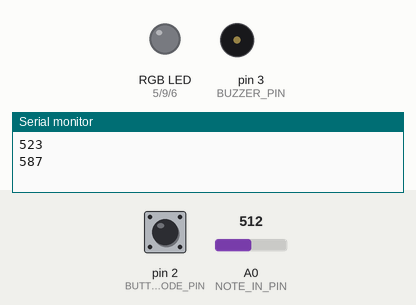
This sketch was run on a simulated Arduino Uno, built with avr-gcc and run on an emulated ATmega328P. On the bench: an RGB LED mixed from three pins (HIGH = lit), buzzer (waves = sounding), the last lines printed to the serial monitor. Inputs (shaded band) come from the test bench; at power-on: pin 2 (BUTTON_MODE_PIN) LOW, A0 (NOTE_IN_PIN) = 512. Dim RGB values are drawn brighter than linear; random numbers use the default seed unless the sketch sets one.

Above: at 1.2 s.
1.3 s: pin 2 (BUTTON_MODE_PIN) pulled HIGH for 1 s
At 2.3 s:
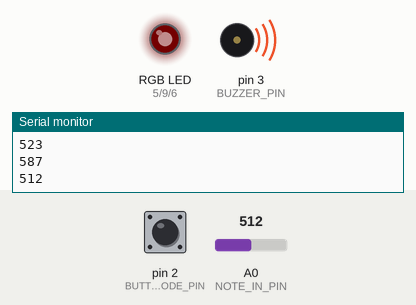
4.3 s: pin 2 (BUTTON_MODE_PIN) pulled HIGH for 0.15 s
At 12.3 s:
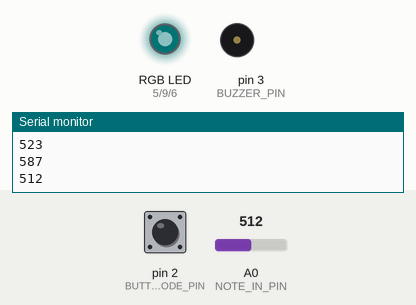
Timing chart, 0 to 13.4 s (numbered marks = the images above; inputs shaded):
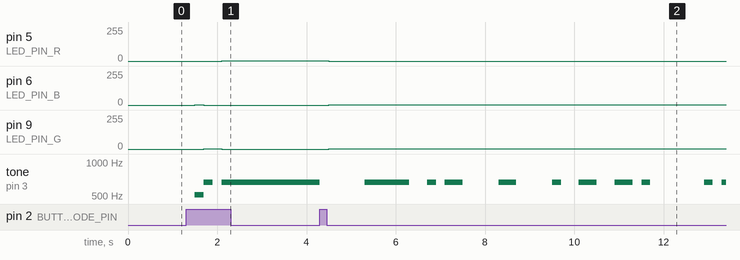

Measured:
- after the input at 1.3 s, pin 5 (LED_PIN_R): 0/255 → 1/255 after 0.80 s; pin 6 (LED_PIN_B): 0/255 → 1/255 after 0.20 s, → 0/255 0.20 s later; pin 9 (LED_PIN_G): 0/255 → 1/255 after 0.40 s, → 0/255 0.40 s later; tone on pin 3 (BUZZER_PIN): silent → 512 Hz after 0.20 s, → 659 Hz 0.20 s later, → silent 0.20 s later, → 659 Hz 0.20 s later
- after the input at 4.3 s, pin 5 (LED_PIN_R): 1/255 → 0/255 after 0.20 s; pin 6 (LED_PIN_B), pin 9 (LED_PIN_G): 0/255 → 1/255 after 0.20 s; tone on pin 3 (BUZZER_PIN): plays 659 Hz for 1.0 s, 659 Hz for 0.20 s, 659 Hz for 0.40 s, 659 Hz for 0.40 s, 659 Hz for 0.20 s, 659 Hz for 0.40 s … (10 notes in this stretch), starting at once

The sketch:

CART_360_ETUDE_3_PITCHES.ino
```cpp
/**********************ETUDE 2 CART 360 2017*******************************
   WELCOME!
   THE PURPOSE OF THIS EXERCISE IS TO DESIGN A VERY SIMPLE KEYBOARD (5 KEYS)
   WHICH ALLOWS YOU TO PLAY LIVE, RECORD, AND PLAYBACK SINGLE NOTES (NO CHORDS).
   THERE WILL BE A BUTTON WHICH WHEN PRESSED WILL TAKE THE USER TO THE NEXT MODE:
   THERE ARE 5 POSSIBLE MODES
   0 ==  reset    ==   led off == also resets
   1 ==  live     ==   led BLUE
   2 ==  record   ==   led RED
   3 ==  play     ==   led GREEN
   4 ==  looper   ==   led PURPLE

   ADDITIONALLY - WHEN THE USER CHANGES MODE,
   THE RGB LED WILL CHANGE COLOR (ACCORDING TO THE SPECIFICATIONS)

   PLEASE FOLLOW THE INSTRUCTIONS IN THE COMMENTS:
   DO NOT ADD ANY MORE FUNCTION DEFINITIONS
   ONLY IMPLEMENT THE FUNCTION DEFINITIONS SUPPLIED
   THERE IS NO NEED TO ADD ANY NEW VARIABLES OR CONSTANTS
   PROVIDE COMMENTS FOR ANY OF THE CODE IMPLEMENTED
   GOOD LUCK!
*/
/**** CONSTANTS ********************************************************/
#include "pitches.h"

#define BUTTON_MODE_PIN 2 // Button to change the mode

// constants for RGB LED
#define LED_PIN_R 5 // R PIN
#define LED_PIN_G 9 // G PIN
#define LED_PIN_B 6 // B PIN

// constant for note in (button-resistor ladder on breadboard)
# define NOTE_IN_PIN A0

//constant for max number of notes in array
#define MAX_NOTES 16

// a constant for duration
const int duration = 200;

// constant for pin to output for buzzer
#define BUZZER_PIN 3 // PWM

/******** VARIABLES *****************************************************/
// counter for how many notes we have
int countNotes = 0;
int mode = 0; // start at off
// array to hold the notes played (for record/play mode)
int notes [MAX_NOTES];

/*************************************************************************/


/**********************SETUP() DO NOT CHANGE*******************************/
// Declare pin mode for the single digital input
void setup()
{

  Serial.begin(9600);
  //was testing out to see in serial monitor
  Serial.println(NOTE_C5);
  Serial.println(NOTE_D5);
  pinMode(BUTTON_MODE_PIN, INPUT);
}

/**********************LOOP() DO NOT CHANGE *******************************
   INSTRUCTIONS:
   There is NO NEED to change the loop - it establishes the flow of the program
   We call here 3 functions repeatedly:
   1: chooseMode(): this function will determine the mode that your program is in
   based on if the button (linked to the BUTTON_MODE_PIN) was pressed
   2: setRGB(): will set the color of the RGB LED based on the value of the mode variable
   3: selectMode(): will determine which function to call based on the value of the mode variable

**************************************************************************/
void loop()
{
  chooseMode();
  setRGB();
  selectMode();
}
/******************CHOOSEMODE(): IMPLEMENT *********************************
   INSTRUCTIONS:
   Read the value from the Button (linked to the BUTTON_MODE_PIN) and
   if is being pressed then change the mode variable.
   REMEMBER:
   mode == 0 is reset
   mode == 1 is live
   mode == 2 is record
   mode == 3 is play
   mode == 4 is loopMode
   Every time the user presses the button, the program will go to the next mode,
   once it reaches 4, it should go back to mode == 0.
   (i.e. if mode ==2 and we press, then mode ==3) ...
**************************************************************************/
void chooseMode() {
  // If the button is pressed
  if (digitalRead(BUTTON_MODE_PIN) == HIGH)
  {

    //If the mode is 4, it should go back to 1.
    if (mode == 4)
    {
      mode = 0;
    }
    else
    {
      // Add 1 to the mode.
      mode = mode + 1;
    }
    delay(duration);
  }
}

/******************SETRGB(): IMPLEMENT *********************************
   INSTRUCTIONS:
   Depending on the value of the mode variable:
   if the mode is 0 - RGB LED IS OFF
   if the mode is 1 - RGB LED IS BLUE
   if mode is 2 - RGB LED IS RED
   if mode is 3 - RGB LED IS GREEN
   if mode is 4 - RGB LED iS PURPLE
   YOU MUST USE A SWITCH CASE CONSTRUCT (NOT A SERIES OF IF / ELSE STATEMENTS
**************************************************************************/
//RGB LED IS OFF
void activateOff() {
  analogWrite(LED_PIN_R, LOW);
  analogWrite(LED_PIN_G, LOW);
  analogWrite(LED_PIN_B, LOW);
}
//RGB LED IS BLUE
void activateBlue() {
  analogWrite(LED_PIN_R, LOW);
  analogWrite(LED_PIN_G, LOW);
  analogWrite(LED_PIN_B, HIGH);
}
//RGB LED IS RED
void activateRed() {
  analogWrite(LED_PIN_R, LOW);
  analogWrite(LED_PIN_G, HIGH);
  analogWrite(LED_PIN_B, LOW);
}
//RGB LED IS GREEN
void activateGreen() {
  analogWrite(LED_PIN_R, HIGH);
  analogWrite(LED_PIN_G, LOW);
  analogWrite(LED_PIN_B, LOW);

}
//RGB LED IS PURPLE
void activatePurple() {
  analogWrite(LED_PIN_R, LOW);
  analogWrite(LED_PIN_G, HIGH);
  analogWrite(LED_PIN_B, HIGH);
}
void setRGB()
{
  switch (mode) {
    case 1: activateBlue();
      break;
    case 2: activateRed();
      break;
    case 3: activateGreen();
      break;
    case 4: activatePurple();
      break;
    default: activateOff();
      break;
  }
}

/**********************SELECTMODE() DO NOT CHANGE *******************************
   INSTRUCTIONS:
   There is NO NEED to change this function - it selects WHICH function should run based on the mode variable
   There are 4 possibilities
   1: reset(): this function will reset any arrays etc, and will do nothing else
   2: live(): this function will play the corresponding notes
   to the user pressing the respective buttons.
   NOTE:: the notes played are NOT stored
   3: record(): this function will play the corresponding notes
   to the user pressing the respective buttons
   AND will STORE up to 16 consecutive notes in an array.
   4: play(): this function will playback any notes stored in the array that were recorded
   in the previous mode
   5: loopMode(): this function will playback any notes stored in the array that were recorded,
   BUT unlike the previous mode, you can choose in which sequence the notes are played.
   REQUIRED: only play notes from the array (no live stuff)

******************************************************************************/
void selectMode()
{
  if (mode == 0) {
    reset();
  }
  else if (mode == 1) {
    live();
  }
  else if (mode == 2) {
    record();
  }

  else if (mode == 3) {
    play();
  }

  else if (mode == 4) {
    looper();
  }
}
/******************RESET(): IMPLEMENT **************************************
   INSTRUCTIONS:
   this function should ensure that any notes recorded are no longer available
**************************************************************************/
void reset()
{
  //to shut off any tone playing
  noTone(BUZZER_PIN);

  //for loop to cycle through the notes array and assign 0s in every element
  for (int i = 0; i < MAX_NOTES; i++) {
    //assign 0 for each increment
    notes[i] = 0;
  }

  //reset the countNotes
  countNotes = 0;

}
/******************LIVE(): IMPLEMENT **************************************
   INSTRUCTIONS:
   this function will play the corresponding notes
   to the user pressing the respective buttons
   NOTE:: the notes played are NOT stored
   SO: you need read in the input from the analog input (linked to the button-resistor ladder combo)
   THEN - output the note to the buzzer using the tone() function
**************************************************************************/
void live()
{
  //have tone play the rythm
  tone(BUZZER_PIN, analogRead(NOTE_IN_PIN), duration);
}
/******************RECORD(): IMPLEMENT **********************************
   INSTRUCTIONS:
   this function will play the corresponding notes
   to the user pressing the respective buttons
   AND will STORE up to 16 consecutive notes in an array.
   SO:you need read in the input from the analog input (linked to the button-resistor ladder combo)
   AND - output the note to the buzzer using the tone() function
   THEN store that note in the array  - BE CAREFUL - you can only allow for up to MAX_NOTES to be stored
**************************************************************************/
void record()
{
  //read the value on the note pin
  int sound = analogRead(NOTE_IN_PIN);

  //if sound is detected
  if (sound > 0) {
    //Convert the sound to a pitch
    int tempSound = convertSound(sound);
    //play the sound that was pressed and save it.
    Serial.println(sound);
    tone(BUZZER_PIN, tempSound, duration);

    //If the max is not reached for notes, save the note.
    if (countNotes < MAX_NOTES) {
      notes[countNotes] = tempSound;
      //Increment the number of notes that has been recorded.
      countNotes++;
    }
    delay(duration);
  }
}

int convertSound(int sound){
//  int pitches[] = {NOTE_C5, NOTE_D5, NOTE_E5, NOTE_F5, NOTE_G5};
//  int soundConstant[] = {7, 83, 487, 931, 1023};
// in each range there's a note for it to be played.
// when the buttons reach to its capacity, it'll play the note
  if(sound < 75){
    return NOTE_C5;
  }
  else if(sound >=75 && sound < 480){
    return NOTE_D5;
  }
  else if(sound >= 480 && sound < 925){
    return NOTE_E5;
  }
  else if(sound >=925 && sound < 1015){
    return NOTE_F5;
  }
  else if(sound >= 1015){
    return NOTE_G5;
  }
}
/******************PLAY(): IMPLEMENT ************************************
   INSTRUCTIONS:
   this function will playback any notes stored in the array that were recorded
   in the previous mode
   SO: you need to go through the array of values (be careful - the user may not have put in MAX_NOTES)
   READ each value IN ORDER
   AND output each note to the buzzer using the tone() function
   ALSO: as long as we are in this mode, the notes are played over and over again
   BE CAREFUL: make sure you allow for the user to get to another mode from the mode button...
**************************************************************************/
void play()
{
  //if there is something to play. Then play it.
  if (notes[0] != 0) {
    for (int i = 0; i < countNotes; i++) {
      tone(BUZZER_PIN, notes[i], duration);
      delay(duration);
    }
  }
}
/******************LOOPMODE(): IMPLEMENT *********************************
   INSTRUCTIONS:
   this function will playback any notes stored in the array that were recorded
   in the previous mode
   SO: you need to go through the array of values (be careful - the user may not have put in MAX_NOTES)
   READ values IN ANY ORDERING (You MUST use the array - but you can determine your own sequence)
   AND output each note to the buzzer using the tone() function
   ALSO: as long as we are in this mode, the notes are played over and over again
   BE CAREFUL: make sure you allow for the user to get to another mode from the mode button...
**************************************************************************/
void looper()
{
  delay(duration);

  //generate a random between 0 and 15 inclusively
  int randomNum = random(0, countNotes + 1);

  //play tone randomly
  tone(BUZZER_PIN, notes[randomNum]);
}

/**************************************************************************/
```

pitches.h
```cpp
/*************************************************
 * Public Constants
 *************************************************/

#define NOTE_B0  31
#define NOTE_C1  33
#define NOTE_CS1 35
#define NOTE_D1  37
#define NOTE_DS1 39
#define NOTE_E1  41
#define NOTE_F1  44
#define NOTE_FS1 46
#define NOTE_G1  49
#define NOTE_GS1 52
#define NOTE_A1  55
#define NOTE_AS1 58
#define NOTE_B1  62
#define NOTE_C2  65
#define NOTE_CS2 69
#define NOTE_D2  73
#define NOTE_DS2 78
#define NOTE_E2  82
#define NOTE_F2  87
#define NOTE_FS2 93
#define NOTE_G2  98
#define NOTE_GS2 104
#define NOTE_A2  110
#define NOTE_AS2 117
#define NOTE_B2  123
#define NOTE_C3  131
#define NOTE_CS3 139
#define NOTE_D3  147
#define NOTE_DS3 156
#define NOTE_E3  165
#define NOTE_F3  175
#define NOTE_FS3 185
#define NOTE_G3  196
#define NOTE_GS3 208
#define NOTE_A3  220
#define NOTE_AS3 233
#define NOTE_B3  247
#define NOTE_C4  262
#define NOTE_CS4 277
#define NOTE_D4  294
#define NOTE_DS4 311
#define NOTE_E4  330
#define NOTE_F4  349
#define NOTE_FS4 370
#define NOTE_G4  392
#define NOTE_GS4 415
#define NOTE_A4  440
#define NOTE_AS4 466
#define NOTE_B4  494
#define NOTE_C5  523
#define NOTE_CS5 554
#define NOTE_D5  587
#define NOTE_DS5 622
#define NOTE_E5  659
#define NOTE_F5  698
#define NOTE_FS5 740
#define NOTE_G5  784
#define NOTE_GS5 831
#define NOTE_A5  880
#define NOTE_AS5 932
#define NOTE_B5  988
#define NOTE_C6  1047
#define NOTE_CS6 1109
#define NOTE_D6  1175
#define NOTE_DS6 1245
#define NOTE_E6  1319
#define NOTE_F6  1397
#define NOTE_FS6 1480
#define NOTE_G6  1568
#define NOTE_GS6 1661
#define NOTE_A6  1760
#define NOTE_AS6 1865
#define NOTE_B6  1976
#define NOTE_C7  2093
#define NOTE_CS7 2217
#define NOTE_D7  2349
#define NOTE_DS7 2489
#define NOTE_E7  2637
#define NOTE_F7  2794
#define NOTE_FS7 2960
#define NOTE_G7  3136
#define NOTE_GS7 3322
#define NOTE_A7  3520
#define NOTE_AS7 3729
#define NOTE_B7  3951
#define NOTE_C8  4186
#define NOTE_CS8 4435
#define NOTE_D8  4699
#define NOTE_DS8 4978
```
